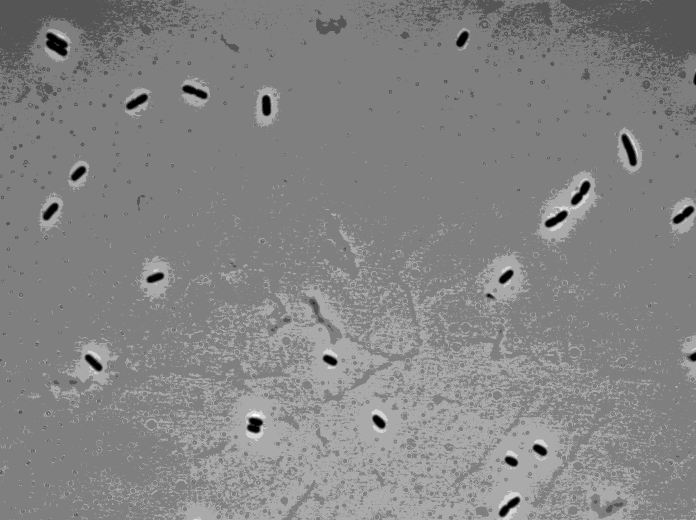
#> input picture data/HG105_images/noLac_phase_0004.tif, 1392 x 1040 px (shown at 1/2 size)
$ python image_processing.py
#> lines starting #> are read from the running program, lines starting #| are printed output that depends on the picture; after the words box and inside, x2 and y2 are one past the last pixel; in counts of white or black regions, pixels touching at a corner belong together
import numpy as np

# Our image processing tools
import skimage.filters
import skimage.io
import skimage.measure
import skimage.morphology
import skimage.segmentation

import matplotlib.pyplot as plt
import seaborn as sns
sns.set_style('dark')

# Load an example phase image.
im_phase = skimage.io.imread('data/HG105_images/noLac_phase_0004.tif')
#> im_phase is the input picture: shape (1040, 1392) uint16; min 265, max 1916, mean 1190.8
im_fl = skimage.io.imread('data/HG105_images/noLac_FITC_0004.tif')
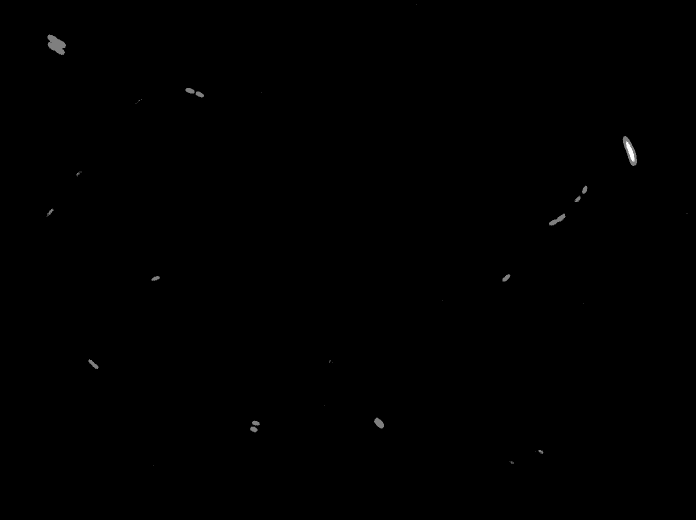
#> input picture data/HG105_images/noLac_FITC_0004.tif, 1392 x 1040 px (shown at 1/2 size)
#> im_fl is the input picture: shape (1040, 1392) uint16; min 98, max 605, mean 107.5
#
# # Display side-by-side
# with sns.axes_style('dark'):
#     fig, ax = plt.subplots(1, 2, figsize=(9.5, 8))
#     ax[0].imshow(im_phase, cmap=plt.cm.viridis)
#     ax[1].imshow(im_fl, cmap=plt.cm.viridis)

# Structuring element
selem = skimage.morphology.square(3)

# Perform median filter
im_phase_filt = skimage.filters.median(im_phase, selem)
im_fl_filt = skimage.filters.median(im_fl, selem)
# Apply a gaussian blur with a 50 pixel radius.
im_phase_gauss = skimage.filters.gaussian(im_phase_filt, 50.0)
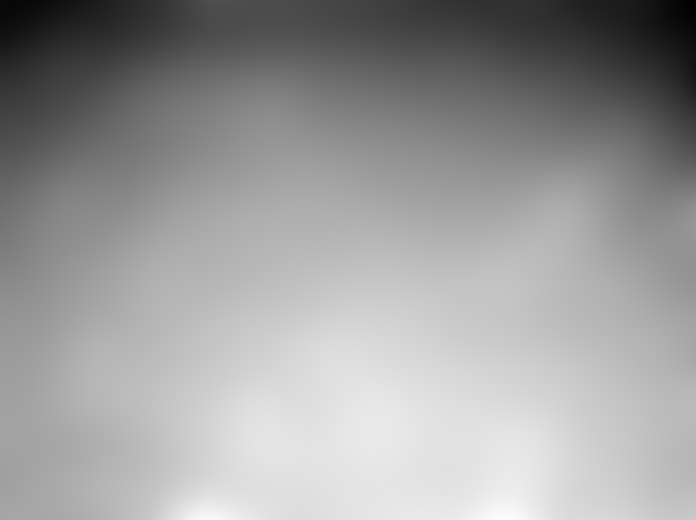
#> im_phase_gauss: shape (1040, 1392) float64 (shown at 1/2 size); min 0.0146, max 0.0205, mean 0.0182; drawn with min black and max white

# Show the two images side-by-side
with sns.axes_style('dark'):
    fig, ax = plt.subplots(1,2, figsize=(9.5,8))
    ax[0].imshow(im_phase_filt, cmap=plt.cm.viridis)
    ax[1].imshow(im_phase_gauss, cmap=plt.cm.viridis)

# Convert the median-filtered phase image to a float64
im_phase_float = skimage.img_as_float(im_phase_filt)

# Subtract our gaussian blurred image from the original.
im_phase_sub = im_phase_float - im_phase_gauss
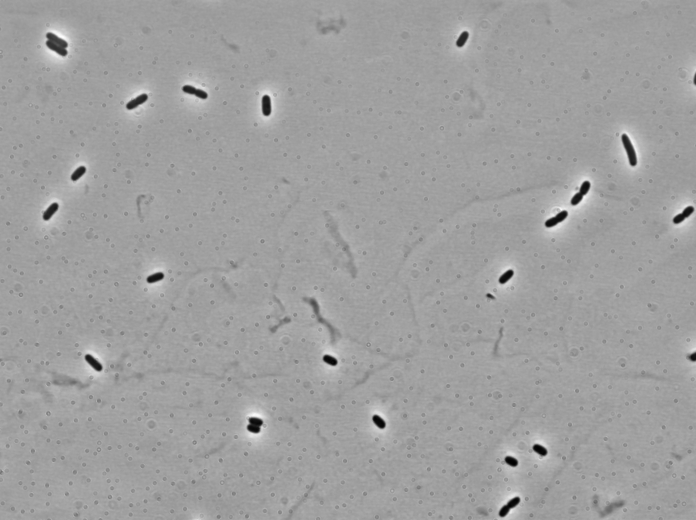
#> im_phase_sub: shape (1040, 1392) float64 (shown at 1/2 size); min -0.0149, max 0.00881, mean -7.29e-06; drawn with min black and max white

# Show our original image and background subtracted image side-by-side.
with sns.axes_style('dark'):
    fig, ax = plt.subplots(1, 2, figsize=(9.5, 8))
    ax[0].imshow(im_phase_float, cmap=plt.cm.viridis)
    ax[1].imshow(im_phase_sub, cmap=plt.cm.viridis)

# Indices of subimage
slc = np.s_[0:450, 50:500]

# Look at subimage
with sns.axes_style('dark'):
    plt.imshow(im_phase_sub[slc], cmap=plt.cm.gray)

# Compute Otsu threshold value for median filtered image
thresh_otsu = skimage.filters.threshold_otsu(im_phase_sub)
#> thresh_otsu = -0.00538

# Construct thresholded image
im_bw = im_phase_sub < thresh_otsu
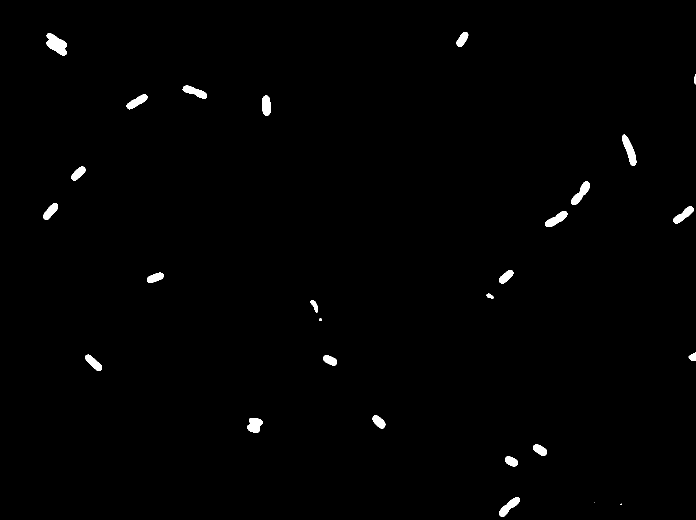
#> im_bw: shape (1040, 1392) bool (shown at 1/2 size); 0.84% white; 27 white regions (2 under 20 px), largest, box (x1, y1, x2, y2) and area: (93, 67, 134, 111) 1114, (1244, 269, 1273, 331) 827, (1142, 363, 1180, 410) 741

# Clear border with 5 pixel buffer
im_bw = skimage.segmentation.clear_border(im_bw, buffer_size=5)
#> im_bw: shape (1040, 1392) bool; 0.78% white; 24 white regions (2 under 20 px)

# Display images
plt.close('all')
with sns.axes_style('dark'):
    fig, ax = plt.subplots(2, 2, figsize=(9.5, 8))
    ax[0,0].imshow(im_phase_sub, cmap=plt.cm.gray)
    ax[0,1].imshow(im_bw, cmap=plt.cm.gray)
    ax[1,0].imshow(im_phase_sub[slc], cmap=plt.cm.gray)
    ax[1,1].imshow(im_bw[slc], cmap=plt.cm.gray)

# Label binary image; background kwarg says value in im_bw to be background
im_labeled, n_labels = skimage.measure.label(
                            im_bw, background=0, return_num=True)
#> im_labeled: shape (1040, 1392) int32; 25 distinct labels, from 0 to 24
#> n_labels = 24

# See result (one of the few times it's ok to use rainbow colormap!)
plt.close('all')
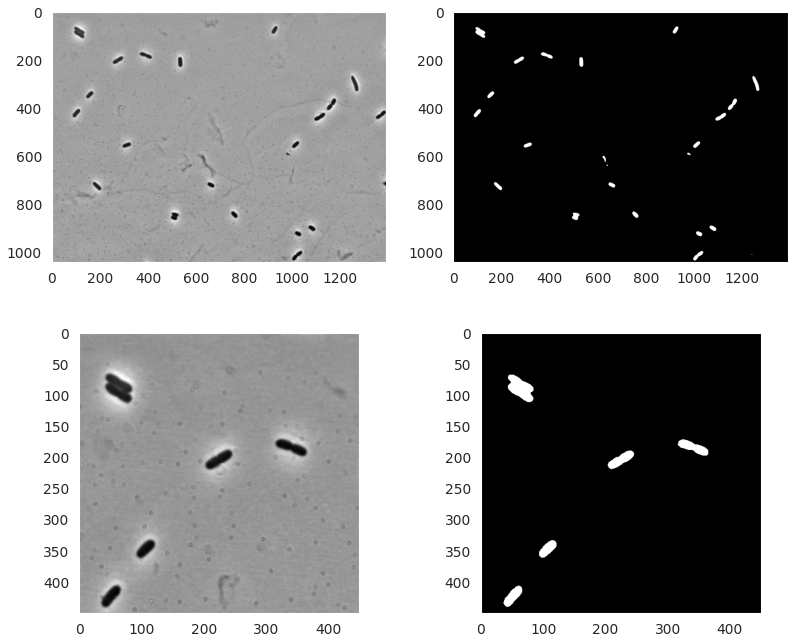
#> figure drawn by matplotlib, 4 panels
with sns.axes_style('dark'):
    # plt.imshow(im_labeled, cmap=plt.cm.rainbow)
    plt.imshow(im_labeled, cmap=plt.cm.Spectral_r)

# Show number of regions
print('Number of individual regions = ', n_labels)
#| Number of individual regions =  24


# Extract region props
im_props = skimage.measure.regionprops(im_labeled, intensity_image=im_fl_filt)
#> im_props = 24 regions; largest, box (x1, y1, x2, y2) and area: (93, 67, 134, 111) 1114, (1244, 269, 1273, 331) 827, (1142, 363, 1180, 410) 741, (1090, 422, 1135, 454) 685, (998, 994, 1040, 1034) 681
#Visualize
im_props
im_props[0].area

#Show single cells in plot based on their number that was assigned.
plt.imshow(im_labeled==1) # something is off here and doesnt work....
plt.imshow(im_labeled==5)
plt.imshow(im_labeled==6)

# Show zoomed in image
plt.close('all')
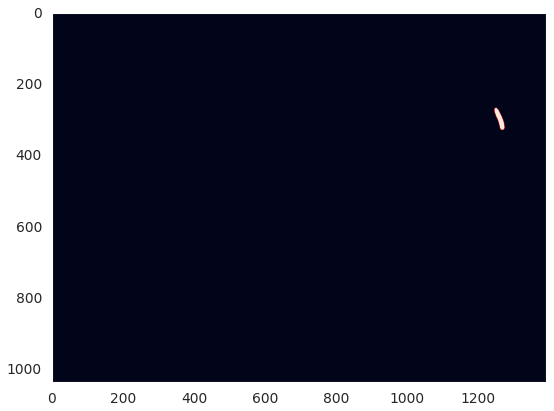
#> figure drawn by matplotlib, 1 panel
with sns.axes_style('dark'):
    plt.imshow(im_phase_filt[slc], cmap=plt.cm.gray)


# Make a filtered black and white image
im_bw_filt = im_labeled > 0

# Define cutoff size
cutoff = 300

# Loop through image properties and delete small objects
n_regions = 0
for prop in im_props:
    if prop.area < cutoff:
        im_bw_filt[im_labeled==prop.label] = 0
    else:
        n_regions += 1
#> this loop made 24 passes
#> after the loop, n_regions = 19

# Look at result
plt.close('all')
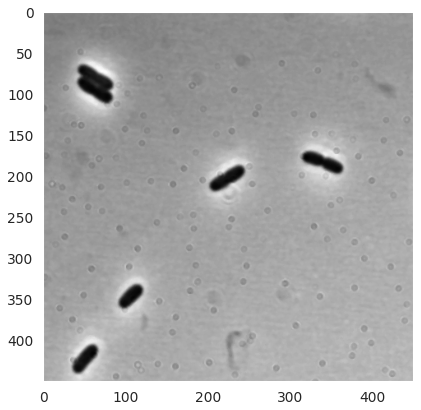
#> figure drawn by matplotlib, 1 panel
with sns.axes_style('dark'):
    plt.imshow(im_bw_filt, cmap=plt.cm.gray)

# Show number of regions
print('Number of individual regions = ', n_regions)
#| Number of individual regions =  19

# # Extract region props
# im_props = skimage.measure.regionprops(im_labeled, intensity_image=im_fl_filt)
#
# # Show zoomed in image
# plt.close('all')
# with sns.axes_style('dark'):
#     plt.imshow(im_phase_filt[slc], cmap=plt.cm.gray)
